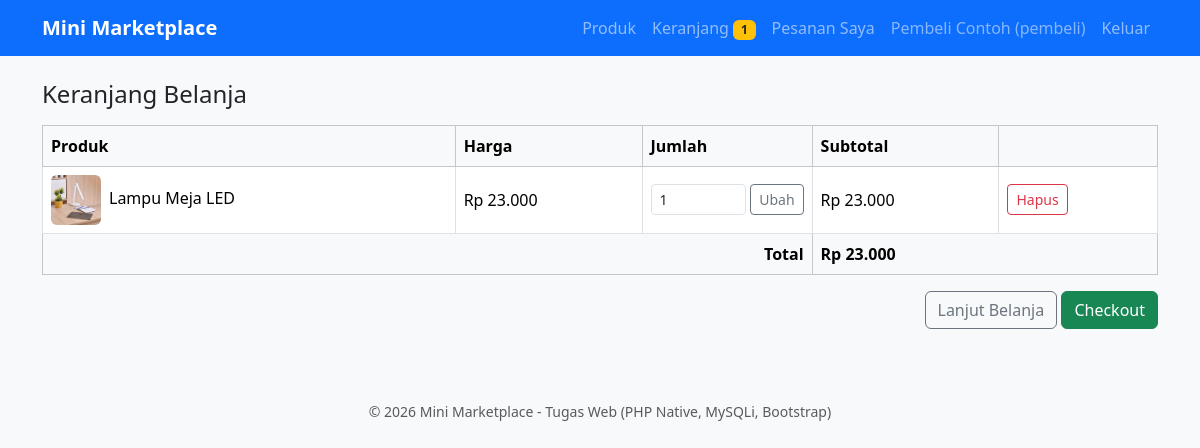
The app's page /keranjang.php (signed in) with its own data.
### tables this page shows
CREATE TABLE `keranjang` (
  `id_keranjang` int(11) NOT NULL,
  `id_pengguna` int(11) NOT NULL,
  `id_produk` int(11) NOT NULL,
  `jumlah` int(11) NOT NULL DEFAULT 1,
  `created_at` timestamp NULL DEFAULT current_timestamp()
);

CREATE TABLE `produk` (
  `id_produk` int(11) NOT NULL,
  `id_penjual` int(11) NOT NULL,
  `id_kategori` int(11) NOT NULL,
  `nama_produk` varchar(150) NOT NULL,
  `deskripsi` text DEFAULT NULL,
  `harga` decimal(12,2) NOT NULL,
  `stok` int(11) NOT NULL DEFAULT 0,
  `gambar` varchar(100) DEFAULT NULL,
  `status` enum('aktif','nonaktif') NOT NULL DEFAULT 'aktif',
  `created_at` timestamp NULL DEFAULT current_timestamp()
);

### includes/functions.php (called while the page is built, shortened)
<?php
function e($s) { return htmlspecialchars((string)$s, ENT_QUOTES, 'UTF-8'); }
function rupiah($n) { return 'Rp ' . number_format((float)$n, 0, ',', '.'); }
function base() { global $cfg; return rtrim($cfg['base_url'] ?? '', '/'); }
function login_user() { return $_SESSION['user'] ?? null; }
function require_login($role = null) {
    $u = login_user();
    return $u;
}
function gambar_url($f) {
    return $f ? base() . '/uploads/' . e($f) : 'https://placehold.co/400x300?text=Tanpa+Gambar';
}

### config/koneksi.php (called while the page is built, shortened)
<?php
$cfg = require __DIR__ . '/config.php';

### keranjang.php (the view, shortened to what this page needs)
<?php
require __DIR__ . '/includes/init.php';
$u = require_login('pembeli'); $uid = $u['id'];
$st = $db->prepare("SELECT k.jumlah, p.id_produk, p.nama_produk, p.harga, p.stok, p.gambar
    FROM keranjang k JOIN produk p ON p.id_produk=k.id_produk WHERE k.id_pengguna=? ORDER BY k.id_keranjang");
$st->bind_param('i', $uid); $st->execute(); $items = $st->get_result()->fetch_all(MYSQLI_ASSOC);
$total = 0; foreach ($items as $i) $total += $i['harga'] * $i['jumlah'];
include __DIR__ . '/includes/header.php';
?>
<h4 class="mb-3">Keranjang Belanja</h4>
<?php if (!$items): ?>
  <div class="alert alert-info">Keranjang masih kosong. <a href="index.php">Belanja sekarang</a></div>
<?php else: ?>
<div class="table-responsive"><table class="table table-bordered bg-white align-middle">
<thead class="table-light"><tr><th>Produk</th><th>Harga</th><th style="width:170px">Jumlah</th><th>Subtotal</th><th></th></tr></thead><tbody>
<?php foreach ($items as $i): ?>
<tr>
  <td><img src="<?= gambar_url($i['gambar']) ?>" width="50" height="50" style="object-fit:cover" class="me-2 rounded"><?= e($i['nama_produk']) ?></td>
  <td><?= rupiah($i['harga']) ?></td>
  <td><form method="post" class="d-flex gap-1"><?= csrf_field() ?>
    <input type="number" name="jumlah" value="<?= (int)$i['jumlah'] ?>" min="1" max="<?= (int)$i['stok'] ?>" class="form-control form-control-sm">
    <button class="btn btn-sm btn-outline-secondary">Ubah</button></form></td>
  <td><?= rupiah($i['harga'] * $i['jumlah']) ?></td>
  <td><form method="post"><?= csrf_field() ?><input type="hidden" name="aksi" value="hapus"><input type="hidden" name="id_produk" value="<?= $i['id_produk'] ?>">
    <button class="btn btn-sm btn-outline-danger">Hapus</button></form></td>
</tr>
<?php endforeach; ?>
<tr class="table-light"><th colspan="3" class="text-end">Total</th><th colspan="2"><?= rupiah($total) ?></th></tr>
</tbody></table></div>
<div class="text-end"><a href="index.php" class="btn btn-outline-secondary">Lanjut Belanja</a> <a href="checkout.php" class="btn btn-success">Checkout</a></div>
<?php endif; ?>
<?php include __DIR__ . '/includes/footer.php'; ?>

### records on screen
keranjang: id_produk.gambar (picture), id_produk.nama_produk "Lampu Meja LED", id_produk.harga "Rp 23.000", jumlah "1", rupiah($i['harga'] * $i['jumlah']) "Rp 23.000"

### other values on screen
cart_count($db) "1"
$u['nama'] "Pembeli Contoh"
$u['role'] "pembeli"
rupiah($total) "Rp 23.000"
